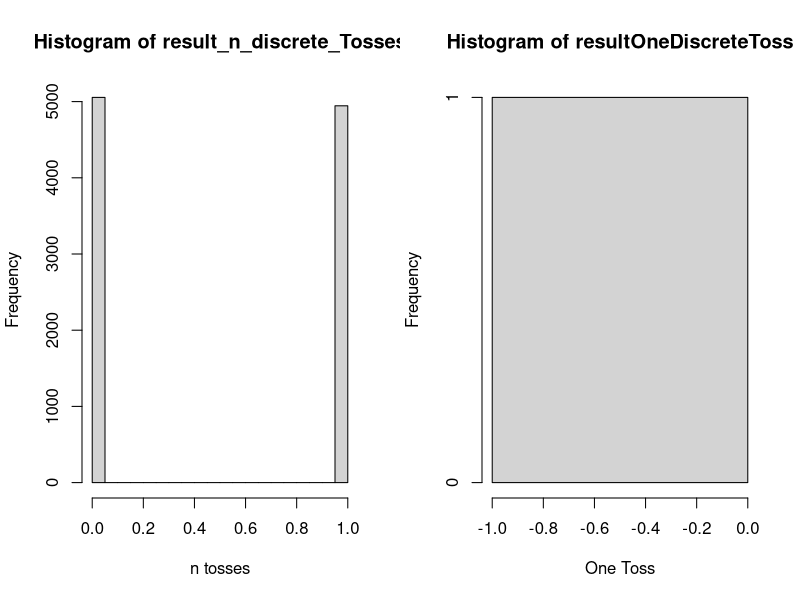
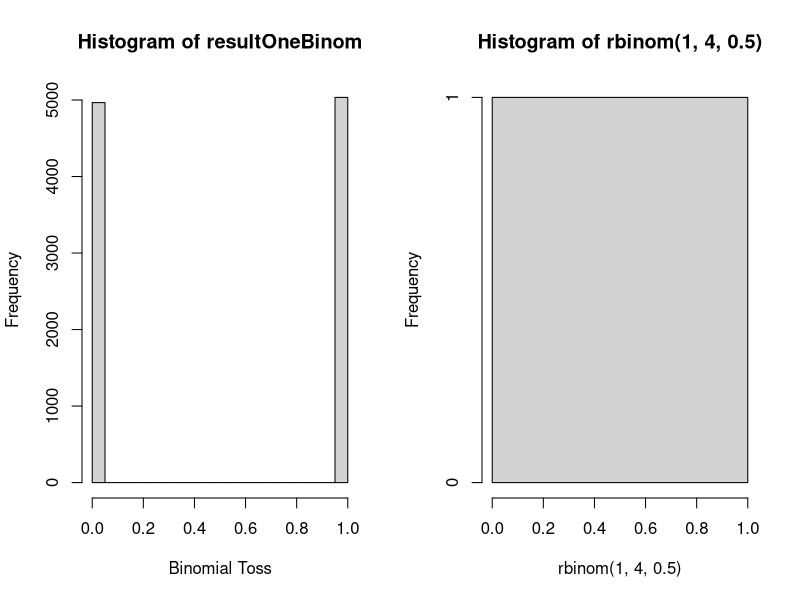
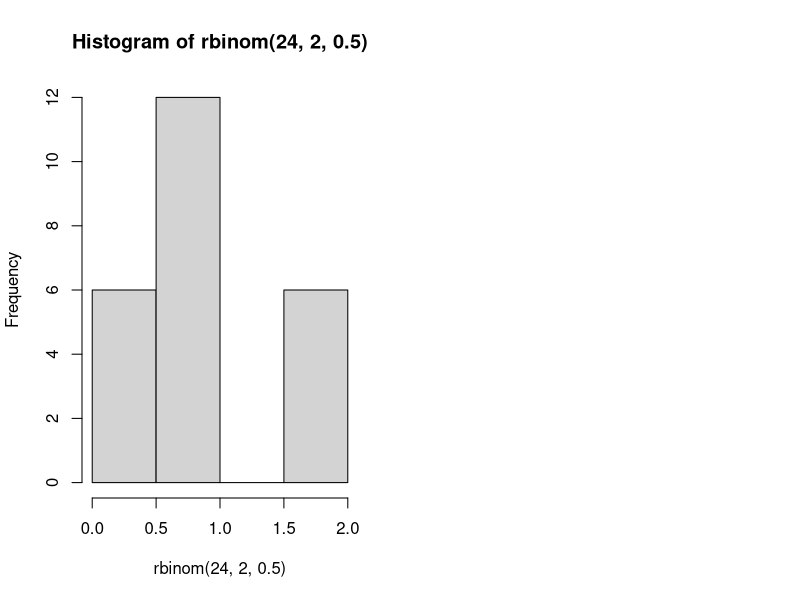

These charts were generated, in order, by the following R code:
# Project 1

# Question 1
# 0 = tails, 1 = heads
firstUrn <- c(0,1)
n <- 1
nsamples <- 10000
resultOneDiscreteToss <- replicate(1, sample(firstUrn,n,TRUE))
result_n_discrete_Tosses <- replicate(nsamples, sample(firstUrn,n,TRUE))

resultOneBinom = rbinom(nsamples,1,0.5) 

par(mfrow=c(1,2))
hist(result_n_discrete_Tosses, xlab="n tosses")
hist(resultOneDiscreteToss, xlab="One Toss")
hist(resultOneBinom, xlab="Binomial Toss")


# Question 2 a.)
hist(rbinom(1,4,0.5))


# Question 2 b.)
hist(rbinom(24,2,0.5))
